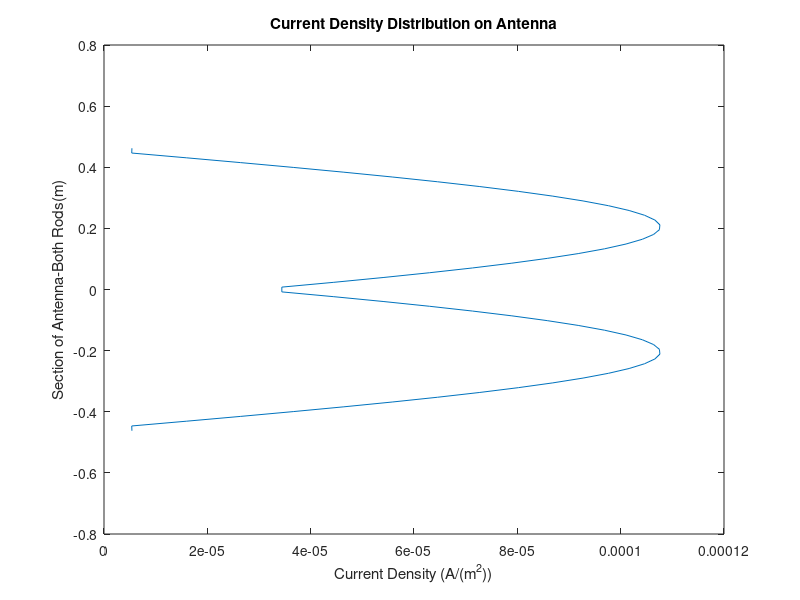

MATLAB code to generate this figure:
%EE675 Assignment Method of Moments Antenna Problem by Khaldoon Ishmael
%Reference on pg767 Example 9.4 

clear all
clc

% Variables:
c = 2.998*(10^8);        % speed of light                    
f = 1 * 10^9;            % Frequency in GHz
eta0 = 120*pi;           %impedance in free space eta0=377
eps0 = 8.854*10^(-12);   %permittivity of free space in F/m
mu0 = 4*pi*10^(-7);      % permeability of free space in N/(A^2)
lambda = (2*pi*c)/f;     % wavelength lambda in m

% Case 1: L1=0.94, l/lambda=1/2
% Case 2: L1=0.47, l/lambda=1/4
% Case 3: L1=0.705, l/lambda=3/8
% Case 4: L1=0.23, l/lambda<<1

L1= 0.94;              % Antenna length in m
a1= 0.0001;             % Antenna radius in m 

L = lambda*L1;
a = lambda*a1;
% a=L/518;

n=60;                   % total number of segments

Vg=1;                    % voltage difference between gap
pi = 3.14159;           %value of pi
B0 = (2*pi)/lambda;   % phase constant beta0


dz = L/n;                                % length of segments
z = (-L/2 + dz/2):dz:(L/2 - dz/2);       % antenna centered at 0, finds center of each segment
z(n+1) = L/2 - dz;

% choose arbitrary additional point to vector of z
    % this point would be placed just under the top point
  
    % Create B matrix 
B = ((1j*(Vg/(2*eta0)))*sin(B0*abs(z)))';

%create matrix A and vector B in A*J = B form
 A = zeros(n+1,n+1);
    
    
    for o = 1:n+1   %"point o" is observation point
                    % "point : " is source point
        %+1 to solve for C at point slightly away from center of a section
        %z = 0; %m at center of antenna,z = n*dl; %m at one rod end
    R = sqrt(a^2 + (z-z(o)).^2);  
                      % z is the testing point, z(o) is the z'
                      
    A(o,:) = (exp(-1*1j*B0*R)./R)*dz;
                      % using the delta expansion function, we
                      % can eliminate the integral.  This is applied to
                      % each row
    end
       
A(:,n+1) = cos(B0*z)';  % last column of A matrix

current = (A)\B*4*pi;
current = current(1:n);
antenna_length = z(1:n);

%Calculation
current_center = current(abs(n/2));
Impedance = Vg/(current_center)

%display plot
plot(abs(current),antenna_length/lambda)
title('Current Density Distribution on Antenna')
ylabel('Section of Antenna-Both Rods(m)') % y-axis label
xlabel('Current Density (A/(m^2))') % x-axis label
 
%display Results.
fprintf('Successfully Finished :-) \n')
fprintf('Length: %.5f m \nRadius: %.5f m \nSections: %.8f m\n', L, a, dz)
fprintf('Gap Potential: %.2f V \nWavelength: %.2f m\n\n', Vg, lambda)

